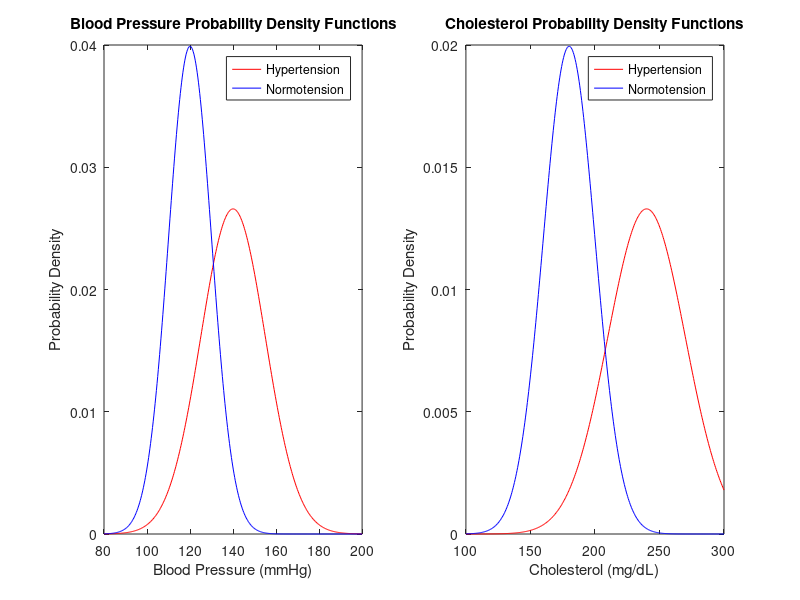
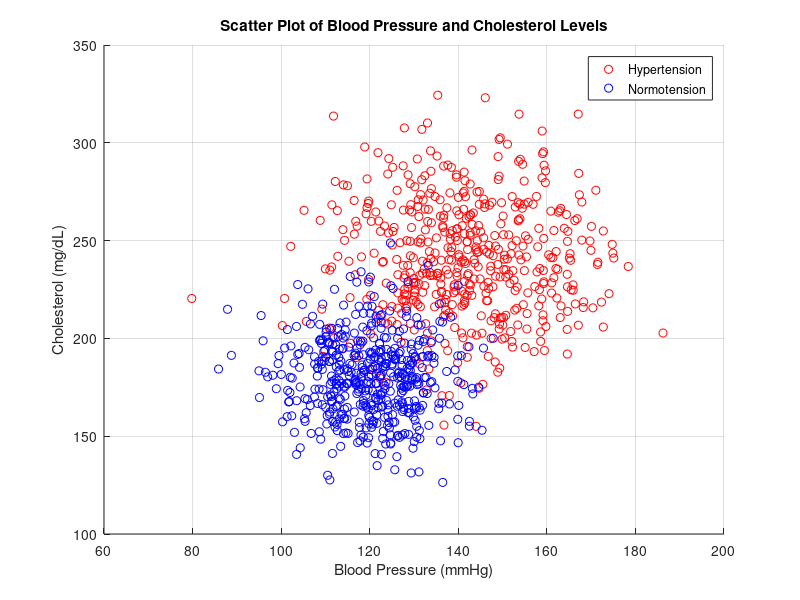

Here is the MATLAB script that generated these plots, in order:
clc
clear
close all

mean_A_BP = 140;
std_dev_A_BP = 15;
mean_A_Chol = 240;
std_dev_A_Chol = 30;

mean_B_BP = 120;
std_dev_B_BP = 10;
mean_B_Chol = 180;
std_dev_B_Chol = 20;

sample_size = 500;

hypertension_BP = mean_A_BP + ...
    std_dev_A_BP * randn(1, sample_size);
normotension_BP = mean_B_BP + ...
    std_dev_B_BP * randn(1, sample_size);

hypertension_Chol = mean_A_Chol + ...
    std_dev_A_Chol * randn(1, sample_size);
normotension_Chol = mean_B_Chol + ...
    std_dev_B_Chol * randn(1, sample_size);

x_BP = linspace(80, 200, 400);
pdf_A_BP = normpdf(x_BP, mean_A_BP, std_dev_A_BP);
pdf_B_BP = normpdf(x_BP, mean_B_BP, std_dev_B_BP);

figure;

subplot(1, 2, 1);
plot(x_BP, pdf_A_BP, 'r', 'DisplayName', 'Hypertension');
hold on;
plot(x_BP, pdf_B_BP, 'b', 'DisplayName', 'Normotension');
title('Blood Pressure Probability Density Functions');
xlabel('Blood Pressure (mmHg)');
ylabel('Probability Density');
legend show;

x_Chol = linspace(100, 300, 400);
pdf_A_Chol = normpdf(x_Chol, mean_A_Chol, std_dev_A_Chol);
pdf_B_Chol = normpdf(x_Chol, mean_B_Chol, std_dev_B_Chol);

subplot(1, 2, 2);
plot(x_Chol, pdf_A_Chol, 'r', 'DisplayName', 'Hypertension');
hold on;
plot(x_Chol, pdf_B_Chol, 'b', 'DisplayName', 'Normotension');
title('Cholesterol Probability Density Functions');
xlabel('Cholesterol (mg/dL)');
ylabel('Probability Density');
legend show;

figure;
scatter(hypertension_BP, hypertension_Chol, 'r', ...
    'DisplayName', 'Hypertension', 'MarkerFaceAlpha', 0.5);

hold on;
scatter(normotension_BP, normotension_Chol, 'b', ...
    'DisplayName', 'Normotension', 'MarkerFaceAlpha', 0.5);

title('Scatter Plot of Blood Pressure and Cholesterol Levels');
xlabel('Blood Pressure (mmHg)');
ylabel('Cholesterol (mg/dL)');
legend show;
grid on;